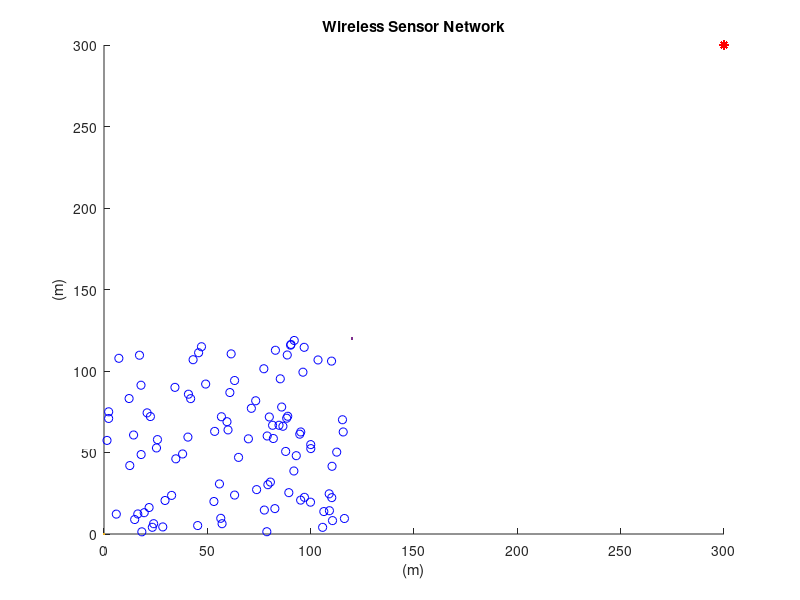

The MATLAB source for this figure: (Note: this script raises an error after producing the figure.)

close all;
clear;
clc;

%%%%%%%%%%%%%%%%%%%% Network Establishment Parameters %%%%%%%%%%%%%%%%%%%%
%%% Area of Operation %%%
% Field Dimensions in meters %
xm=120;
ym=120;
x=0; % added for better display results of the plot
y=0; % added for better display results of the plot
% Number of Nodes in the field %
n=100;
% Number of Dead Nodes in the beginning %
dead_nodes=0;
% Coordinates of the Sink (location is predetermined in this simulation) %
sinkx=300;
sinky=300;
%%% Energy Values %%%
% Initial Energy of a Node (in Joules) % 
Eo=1; % units in Joules
% Energy required to run circuitry (both for transmitter and receiver) %
Eelec=50*10^(-9); % units in Joules/bit
ETx=50*10^(-9); % units in Joules/bit
ERx=50*10^(-9); % units in Joules/bit
% Transmit Amplifier Types %
Eamp=100*10^(-12); % units in Joules/bit/m^2 (amount of energy spent by the amplifier to transmit the bits)
% Data Aggregation Energy %
EDA=5*10^(-9); % units in Joules/bit
% Size of data package %
k=4000; % units in bits
% Suggested percentage of cluster head %
p=0.05; % a 5 percent of the total amount of nodes used in the network is proposed to give good results
% Number of Clusters %
No=p*n; 
% Round of Operation %
rnd=0;
% Current Number of operating Nodes %
operating_nodes=n;
transmissions=0;
temp_val=0;
flag1stdead=0;

%%%%%%%%%%%%%%%%%%%%%%%%%%% End of Parameters %%%%%%%%%%%%%%%%%%%%%%%%%%%%
            %%% Creation of the Wireless Sensor Network %%%
% Plotting the WSN %
for i=1:n
    
    SN(i).id=i;	% sensor's ID number
    SN(i).x=rand(1,1)*xm;	% X-axis coordinates of sensor node
    SN(i).y=rand(1,1)*ym;	% Y-axis coordinates of sensor node
    SN(i).E=Eo;     % nodes energy levels (initially set to be equal to "Eo"
    SN(i).role=0;   % node acts as normal if the value is '0', if elected as a cluster head it  gets the value '1' (initially all nodes are normal)
    SN(i).cluster=0;	% the cluster which a node belongs to
    SN(i).cond=1;	% States the current condition of the node. when the node is operational its value is =1 and when dead =0
    SN(i).rop=0;	% number of rounds node was operational
    SN(i).rleft=0;  % rounds left for node to become available for Cluster Head election
    SN(i).dtch=0;	% nodes distance from the cluster head of the cluster in which he belongs
    SN(i).dts=0;    % nodes distance from the sink
    SN(i).tel=0;	% states how many times the node was elected as a Cluster Head
    SN(i).rn=0;     % round node got elected as cluster head
    SN(i).chid=0;   % node ID of the cluster head which the "i" normal node belongs to
    
    % Initialize last_value and value for TEEN protocol
    SN(i).last_value = 0;  % Initial last sensed value
    SN(i).value = rand() * 10;  % Random initial sensed value
    
    hold on;
    figure(1)
    plot(x,y,xm,ym,SN(i).x,SN(i).y,'ob',sinkx,sinky,'*r');
    title 'Wireless Sensor Network';
    xlabel '(m)';
    ylabel '(m)';
    
end

% Setting Thresholds for TEEN Protocol
HT = 5; % Hard Threshold
ST = 2; % Soft Threshold

                      %%%%%% Set-Up Phase %%%%%% 
                      
while operating_nodes>0
        
    % Displays Current Round %     
    rnd     
	% Threshold Value %
	t=(p/(1-p*(mod(rnd,1/p))));
    
    % Re-election Value %
    tleft=mod(rnd,1/p);
 
	% Resetting Previous Amount Of Cluster Heads In the Network %
	CLheads=0;
    
    % Resetting Previous Amount Of Energy Consumed In the Network on the Previous Round %
    energy=0;
 
% Cluster Heads Election %
    for i=1:n
        SN(i).cluster=0;    % resetting cluster in which the node belongs to
        SN(i).role=0;       % resetting node role
        SN(i).chid=0;       % resetting cluster head id
        if SN(i).rleft>0
           SN(i).rleft=SN(i).rleft-1;
        end
        if (SN(i).E>0) && (SN(i).rleft==0)
            generate=rand;	
                if generate< t
                SN(i).role=1;	% assigns the node role of a cluster head
                SN(i).rn=rnd;	% Assigns the round that the cluster head was elected to the data table
                SN(i).tel=SN(i).tel + 1;   
                SN(i).rleft=1/p-tleft;    % rounds for which the node will be unable to become a CH
                SN(i).dts=sqrt((sinkx-SN(i).x)^2 + (sinky-SN(i).y)^2); % calculates the distance between the sink and the cluster head
                CLheads=CLheads+1;	% sum of cluster heads that have been elected 
                SN(i).cluster=CLheads; % cluster of which the node got elected to be cluster head
                CL(CLheads).x=SN(i).x; % X-axis coordinates of elected cluster head
                CL(CLheads).y=SN(i).y; % Y-axis coordinates of elected cluster head
                CL(CLheads).id=i; % Assigns the node ID of the newly elected cluster head to an array
                end
        end
    end
        
	% Fixing the size of "CL" array %
	CL=CL(1:CLheads);
  
% Grouping the Nodes into Clusters & calculating the distance between node and cluster head %
     
   for i=1:n
        if  (SN(i).role==0) && (SN(i).E>0) && (CLheads>0) % if node is normal
            for m=1:CLheads
            d(m)=sqrt((CL(m).x-SN(i).x)^2 + (CL(m).y-SN(i).y)^2);
            % we calculate the distance 'd' between the sensor node that is
            % transmitting and the cluster head that is receiving with the following equation+ 
            % d=sqrt((x2-x1)^2 + (y2-y1)^2) where x2 and y2 the coordinates of
            % the cluster head and x1 and y1 the coordinates of the transmitting node
            end
        d=d(1:CLheads); % fixing the size of "d" array
        [M,I]=min(d(:)); % finds the minimum distance of node to CH
        [Row, Col] = ind2sub(size(d),I); % displays the Cluster Number in which this node belongs too
        SN(i).cluster=Col; % assigns node to the cluster
        SN(i).dtch= d(Col); % assigns the distance of node to CH
        SN(i).chid=CL(Col).id;
        end
   end
        
                       %%%%%% Steady-State Phase %%%%%%
% Energy Dissipation for normal nodes %
for i=1:n
    if (SN(i).cond==1) && (SN(i).role==0) && (CLheads>0)
        if SN(i).E>0
            % Check thresholds for TEEN
            if (abs(SN(i).last_value - SN(i).value) >= ST) && (SN(i).value > HT)
                ETx= Eelec*k + Eamp * k * SN(i).dtch^2;
                SN(i).E=SN(i).E - ETx;
                energy=energy+ETx;
                
                % Dissipation for cluster head during reception
                if SN(SN(i).chid).E>0 && SN(SN(i).chid).cond==1 && SN(SN(i).chid).role==1
                    ERx=(Eelec+EDA)*k;
                    SN(SN(i).chid).E=SN(SN(i).chid).E-ERx;
                    energy=energy+ERx;
                    transmissions=transmissions+1;
                    % Cluster heads energy depletion
                    if SN(SN(i).chid).E<=0
                        SN(SN(i).chid).cond=0;
                        SN(SN(i).chid).rop=rnd;
                        dead_nodes=dead_nodes +1;
                        operating_nodes= operating_nodes - 1;
                    end
                end
                % Update last sensed value
                SN(i).last_value = SN(i).value;
            end
        end
        if SN(i).E<=0
            dead_nodes=dead_nodes +1;
            operating_nodes= operating_nodes - 1;
            SN(i).cond=0;
            SN(i).chid=0;
            SN(i).rop=rnd;
        end
    end
end

% Energy Dissipation for cluster head nodes %
for i=1:n
    if (SN(i).cond==1)  && (SN(i).role==1)
        if SN(i).E>0
            ETx= (Eelec+EDA)*k + Eamp * k * SN(i).dts^2;
            SN(i).E=SN(i).E - ETx;
            energy=energy+ETx;
        end
        if  SN(i).E<=0
            dead_nodes=dead_nodes +1;
            operating_nodes= operating_nodes - 1;
            SN(i).cond=0;
            SN(i).rop=rnd;
        end
    end
end
   
if operating_nodes<n && temp_val==0
    temp_val=1;
    flag1stdead=rnd;
end

% Next Round %
rnd= rnd +1;

tr(transmissions)=operating_nodes;
op(rnd)=operating_nodes;

if energy>0
    nrg(transmissions)=energy;
end
    
end

sum=0;
for i=1:flag1stdead
    sum=nrg(i) + sum;
end
temp1=sum/flag1stdead;
temp2=temp1/n;
for i=1:flag1stdead
    avg_node(i)=temp2;
end
    
% Plotting Simulation Results "Operating Nodes per Round" %
figure(2)
plot(1:rnd, op(1:rnd), '-r', 'LineWidth', 2);

% Transpose the data to write in vertical format
T = table((1:rnd)', op(1:rnd)');
writetable(T, 'teen.txt')

title({'TEEN'; 'Operating Nodes per Round'});
xlabel('Rounds');
ylabel('Operational Nodes');
hold on;

% Plotting Simulation Results  %
figure(3)
plot(1:transmissions,tr(1:transmissions),'-r','Linewidth',2);
title ({'TEEN'; 'Operational Nodes per Transmission';})
xlabel 'Transmissions';
ylabel 'Operational Nodes';
hold on;

% Plotting Simulation Results  %
figure(4)
plot(1:flag1stdead,nrg(1:flag1stdead),'-r','Linewidth',2);
title ({'TEEN'; 'Energy consumed per Transmission';})
xlabel 'Transmission';
ylabel 'Energy ( J )';
hold on;

% Plotting Simulation Results  %
figure(5)
plot(1:flag1stdead, avg_node(1:flag1stdead), '-r', 'Linewidth', 2);
title({'LEACH'; 'Average Energy consumed by a Node per Transmission';});
xlabel 'Transmissions';
ylabel 'Energy ( J )';
hold on;
